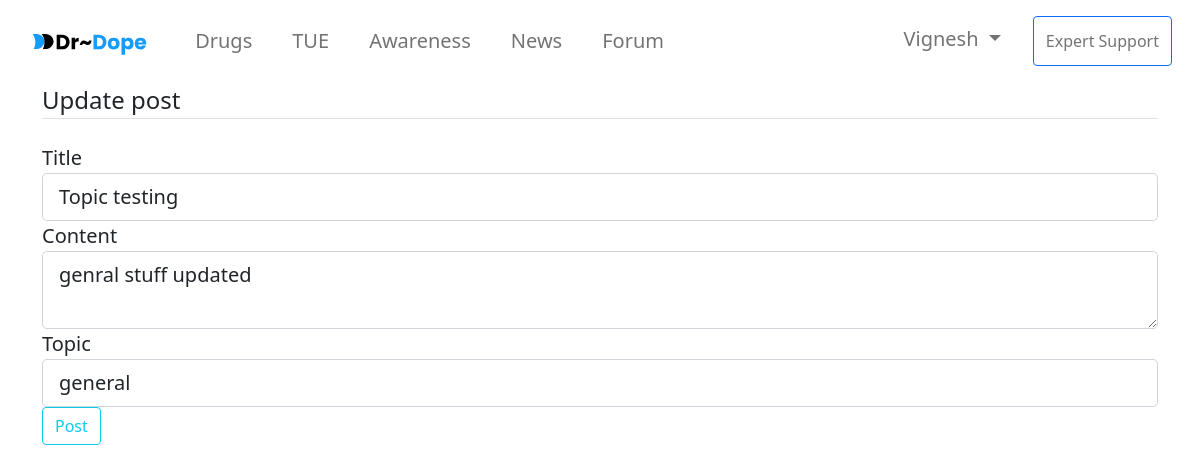
Screenshot of /post/1/update (signed in) with the database file from the repository.
### website/models.py (models this page shows, shortened)
class User(db.Model,UserMixin):
    id = db.Column(db.Integer,primary_key=True)
    email = db.Column(db.String(50),unique=True,nullable=False)
    password =db.Column(db.String(100),nullable=False)
    username=db.Column(db.String(30),nullable=False)
    profile_pic=db.Column(db.String(20),nullable=False,default='default.jpg')
    sport=db.Column(db.String(50))
    posts= db.relationship('Post',backref='author',lazy=True)

class Post(db.Model):
    id = db.Column(db.Integer,primary_key=True)
    title = db.Column(db.String(100),nullable=False)
    date_posted = db.Column(db.DateTime,nullable=False,default=datetime.utcnow)
    content = db.Column(db.Text,nullable=False)
    topic = db.Column(db.String(100))
    user_id = db.Column(db.Integer, db.ForeignKey('user.id'),nullable=False)

### website/posts/routes.py (the view)
@posts.route("/post/<int:post_id>/update", methods=['GET', 'POST'])
@login_required
def update_post(post_id):
    post=Post.query.get_or_404(post_id)
    if post.author != current_user:
        abort(403)
    form = PostForm()
    if form.validate_on_submit():
        post.title = form.title.data
        post.content = form.content.data
        post.topic = form.topic.data
        db.session.commit()
        flash("Post Updated!","success")
        return redirect(url_for('posts.post', post_id=post.id))
    elif request.method =='GET':
        form.title.data= post.title
        form.content.data = post.content
        form.topic.data = post.topic
    return render_template("create_post.html",user=current_user,form=form,legend="Update post")

### website/posts/forms.py
class PostForm(FlaskForm):
    title = StringField('Title',validators=[DataRequired()])
    topic = StringField('Topic',validators=[DataRequired()])
    content = TextAreaField('Content',validators=[DataRequired()])
    submit = SubmitField('Post')

### website/__init__.py (called while the page is built)
def create_app():
    global bcrypt
    app=Flask(__name__)
    app.config["SECRET_KEY"] = "623b6dae5e5c8b81e1e1da071971b46b8eaefbcf"
    app.config['SQLALCHEMY_DATABASE_URI'] = f"sqlite:///{DB_NAME}"
    app.config['SQLALCHEMY_TRACK_MODIFICATIONS'] = False
    db.init_app(app)
    bcrypt =Bcrypt(app)
    from website.users.routes import users
    from website.main.routes import main
    from website.posts.routes import posts
    app.register_blueprint(users,url_prefix="/")
    app.register_blueprint(main,url_prefix="/")
    app.register_blueprint(posts,url_prefix="/")
    from .models import User
    create_database(app)
    login_manager = LoginManager()
    login_manager.login_view = 'users.login'
    login_manager.login_message_category="info"
    login_manager.init_app(app)
    @login_manager.user_loader
    def load_user(id):
        return User.query.get(int(id))
    return app

### website/templates/create_post.html (shortened to what this page needs)
{% extends "base.html" %}
{% block content%}
<div class="container">
    <div class="content-section">
        <form method="POST" action="">
            <fieldset class="form-group">
                <legend class="border-bottom mb-4">{{legend}}</legend>
                <div class="form-group">
                    {{ form.title.label(class="form-control-label") }}
                    {% if form.title.errors %}
                        {{ form.title(class="form-control form-control-lg is-invalid") }}
                        <div class="invalid-feedback">
                            {% for error in form.title.errors %}
                                <span>{{ error }}</span>
                            {% endfor %}
                        </div>
                    {% else %}
                        {{ form.title(class="form-control form-control-lg") }}
                    {% endif %}
                </div>
                <div class="form-group">
                    {{ form.content.label(class="form-control-label") }}
                    {% if form.content.errors %}
                        {{ form.content(class="form-control form-control-lg is-invalid") }}
                        <div class="invalid-feedback">
                            {% for error in form.content.errors %}
                                <span>{{ error }}</span>
                            {% endfor %}
                        </div>
                    {% else %}
                        {{ form.content(class="form-control form-control-lg") }}
                    {% endif %}
                </div>
                <div class="form-group">
                    {{ form.topic.label(class="form-control-label") }}
                    {% if form.topic.errors %}
                        {{ form.topic(class="form-control form-control-lg is-invalid") }}
                        <div class="invalid-feedback">
                            {% for error in form.topic.errors %}
                                <span>{{ error }}</span>
                            {% endfor %}
                        </div>
                    {% else %}
                        {{ form.topic(class="form-control form-control-lg") }}
                    {% endif %}
                </div>
            </fieldset>
            <div class="form-group">
                {{ form.submit(class="btn btn-outline-info") }}
            </div>
        </form>
    </div>
</div>
{%endblock%}

### website/templates/base.html (shortened to what this page needs)
<!DOCTYPE html>
<html lang="en">
<head>
    <link href="https://cdn.jsdelivr.net/npm/bootstrap@5.0.2/dist/css/bootstrap.min.css" rel="stylesheet">
    <link rel="stylesheet" href="{{url_for('static',filename='main.css')}}">
</head>
<body class="fs-5">
    <nav class="navbar navbar-expand-lg navbar-light p-3">
        <div class="container-fluid">
            <a href="/" class="navbar-brand">
                <img src="{{url_for('static',filename='images/logo.svg')}}" height="30" alt="DrAntiDope">
            </a>
            <div class="collapse navbar-collapse ms-4" id="navbarCollapse">
                <div class="navbar-nav">
                    <li class="hover-underline-animation nav-item dropdown me-4">
                        <a class=" {{'active' if active_page=='drugs' else ''}} nav-link dropdown" href="/drugs" role="button" data-bs-toggle="dropdown" aria-expanded="false">
                            Drugs
                        </a>
                    </li>
                    <a href="/tue"   class=" hover-underline-animation nav-item nav-link me-4 {{'active' if active_page=='tue' else ''}}">TUE</a>
                    <a href="/aware" class=" hover-underline-animation nav-item nav-link me-4 {{'active' if active_page=='aware' else ''}}">Awareness</a>
                    <a href="/news"  class=" hover-underline-animation nav-item nav-link me-4 {{'active' if active_page=='news' else ''}}">News</a>
                    <a href="/forum" class=" hover-underline-animation nav-item nav-link {{'active' if active_page=='forum' else ''}}">Forum</a>
                </div>
                <div class="navbar-nav ms-auto">
                    {%if user.is_authenticated %}
                    <li class="nav-item dropdown me-4">
                        <a class="nav-link dropdown-toggle" href="#" role="button" data-bs-toggle="dropdown" aria-expanded="false">
                            {{user.username}}
                        </a>
                      </li>
                    {%else%}
                    <a href="/login" class=" nav-item nav-link me-4">Sign in</a>
                    {%endif%}
                    <button type="button" class="btn btn-outline-primary px-1 py-1"><a href="/" class="nav-item nav-link">Expert Support</a></button>
                </div>
            </div>
        </div>
    </nav>
    {% block content%}
    {%endblock%}
</body>
</html>

### website/static/main.css (style rules this page uses)
:root { --secondary-color:#159CFD; }
.hover-underline-animation { display: inline-block; position: relative; }
.hover-underline-animation:after { content: ""; position: absolute; width: 100%; transform: scaleX(0); height: 2px; bottom: 0; left: 0; background-color: var(--secondary-color); transform-origin: bottom right; transition: transform 0.25s ease-out; }

### rows the page displays
User: username "Vignesh"
Post: title "Topic testing", content "genral stuff updated", topic "general"

### other values shown
{{ legend }} "Update post"
